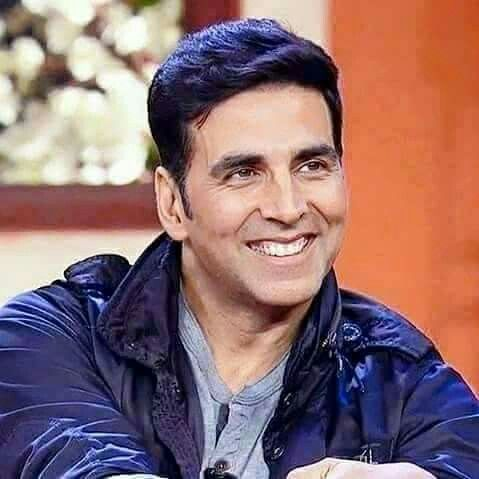
#> input picture abc.jpg, 479 x 479 px, given as the content of the folder /face-recognition/crop_img, which was not available
$ python crop_images.py
#> lines starting #> are read from the running program, lines starting #| are printed output that depends on the picture; pictures that were not available may be replaced by others from this repository, and a replacement may not be noted
import os
import fnmatch
import cv2
import shutil

# generate cropped images from each face to use before data_preprocess.py


def convertToRGB(image):
    return cv2.cvtColor(image, cv2.COLOR_BGR2RGB)

haar_cascade_face = cv2.CascadeClassifier('/usr/local/lib/python2.7/dist-packages/cv2/data/haarcascade_frontalface_alt.xml')

input_path = r"/face-recognition/crop_img"
output_path = r"/face-recognition/crop_img_out"
done_path = r"/face-recognition/crop_img_mov"

included_extensions = ['jpg','jpeg', 'png', 'gif', 'JPG', 'PNG', 'GIF', 'JPEG']
n=1
# keep update on every run
counter=1

for root, dirs, files in os.walk(input_path, topdown=False):
    for filename in files:
        file_path=os.path.join(root, filename)
        extension=os.path.splitext(filename)[1][1:]
        if extension in included_extensions :
            print("input:"+file_path)
            try:
                #  Loading the image to be tested
                test_image = cv2.imread(file_path)
#> test_image is the input picture: shape (479, 479, 3); mean B, G, R 111.8, 109.9, 142.3
                #plt.imshow(test_image, cmap='gray')
                test_image2 = test_image.copy()

                # Converting to grayscale as opencv expects detector takes in input gray scale images
                test_image_gray = cv2.cvtColor(test_image, cv2.COLOR_BGR2GRAY)
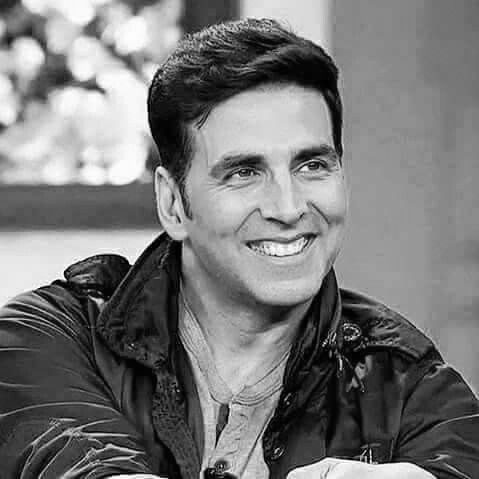
#> test_image_gray: shape (479, 479); min 0, max 255, mean 119.8

                # Displaying grayscale image
                #plt.imshow(test_image_gray, cmap='gray')

                # Applying the haar classifier to detect faces

                faces_rects = haar_cascade_face.detectMultiScale(test_image_gray, scaleFactor = 1.2, minNeighbors = 5);
#> faces_rects = [[179, 93, 196, 196]]
                print('Faces found: ', len(faces_rects))
#| Faces found:  1

                for (x,y,w,h) in faces_rects:
                    cropped_temp = convertToRGB(test_image2)[y-80:y+h+80,x-80:x+w+80, :]
                    print("output:"+ output_path+'/image'+str(counter)+'.'+extension)
                    try:
                        cv2.imwrite(output_path+'/image'+str(counter)+'.'+extension,convertToRGB(cropped_temp))
                    except:
                        print("Error writing")
                    n=n+1
#> this loop made 1 pass
#> (x, y, w, h, n) on pass 1: (179, 93, 196, 196, 2)
#| output:/face-recognition/crop_img_out/image1.jpg
#> pass 1, `cropped_temp = convertToRGB(test_image2)[y-80:y+h+80,x-80:x+w+80, :]`:
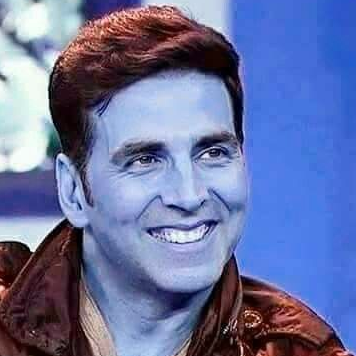
#> cropped_temp: shape (356, 356, 3); mean B, G, R 160.7, 114.7, 104.9
#> pass 1, `cv2.imwrite(output_path+'/image'+str(counter)+'.'+extension,convertToR..`:
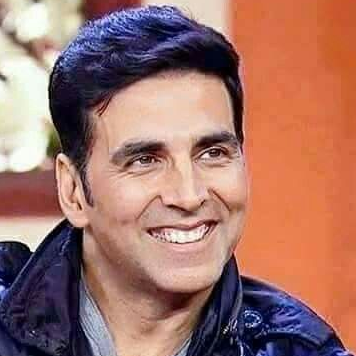
#> saved as image1.jpg: shape (356, 356, 3); mean B, G, R 104.9, 114.7, 160.7
#> after the loop, n = 2
                #os.rename("path/to/current/file.foo", "path/to/new/destination/for/file.foo")
                shutil.move(file_path, done_path+'/image'+str(counter)+'.'+extension)
            except:
                print("Error reading")
            counter=counter+1
